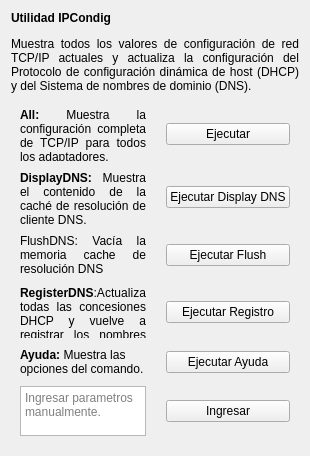
                                    <widget class="QWidget" name="scrollAreaWidgetContents_6">
                                     <property name="geometry">
                                      <rect>
                                       <x>0</x>
                                       <y>0</y>
                                       <width>289</width>
                                       <height>456</height>
                                      </rect>
                                     </property>
                                     <layout class="QVBoxLayout" name="verticalLayout_35">
                                      <item>
                                       <widget class="QLabel" name="label_8">
                                        <property name="maximumSize">
                                         <size>
                                          <width>16777215</width>
                                          <height>16777215</height>
                                         </size>
                                        </property>
                                        <property name="text">
                                         <string>&lt;html&gt;&lt;head/&gt;&lt;body&gt;&lt;p align=&quot;justify&quot;&gt;&lt;span style=&quot; font-weight:600;&quot;&gt;Utilidad IPCondig&lt;/span&gt;&lt;/p&gt;&lt;p align=&quot;justify&quot;&gt;Muestra todos los valores de configuración de red TCP/IP actuales y actualiza la configuración del Protocolo de configuración dinámica de host (DHCP) y del Sistema de nombres de dominio (DNS). &lt;/p&gt;&lt;/body&gt;&lt;/html&gt;</string>
                                        </property>
                                        <property name="wordWrap">
                                         <bool>true</bool>
                                        </property>
                                       </widget>
                                      </item>
                                      <item>
                                       <widget class="QWidget" name="Opciones_2" native="true">
                                        <layout class="QGridLayout" name="gridLayout_4">
                                         <property name="horizontalSpacing">
                                          <number>20</number>
                                         </property>
                                         <property name="verticalSpacing">
                                          <number>10</number>
                                         </property>
                                         <item row="5" column="1">
                                          <widget class="QPushButton" name="Iconfig4">
                                           <property name="text">
                                            <string>Ejecutar Registro</string>
                                           </property>
                                          </widget>
                                         </item>
                                         <item row="7" column="1">
                                          <widget class="QPushButton" name="Iconfig6">
                                           <property name="text">
                                            <string>Ingresar</string>
                                           </property>
                                          </widget>
                                         </item>
                                         <item row="5" column="0">
                                          <widget class="QLabel" name="label_15">
                                           <property name="text">
                                            <string>&lt;html&gt;&lt;head/&gt;&lt;body&gt;&lt;p align=&quot;justify&quot;&gt;&lt;span style=&quot; font-weight:600;&quot;&gt;RegisterDNS&lt;/span&gt;:Actualiza todas las concesiones DHCP y vuelve a registrar los nombres DNS&lt;/p&gt;&lt;/body&gt;&lt;/html&gt;</string>
                                           </property>
                                           <property name="wordWrap">
                                            <bool>true</bool>
                                           </property>
                                          </widget>
                                         </item>
                                         <item row="7" column="0">
                                          <widget class="QTextEdit" name="ParamIp">
                                           <property name="maximumSize">
                                            <size>
                                             <width>200</width>
                                             <height>50</height>
                                            </size>
                                           </property>
                                           <property name="placeholderText">
                                            <string>Ingresar parametros manualmente.</string>
                                           </property>
                                          </widget>
                                         </item>
                                         <item row="4" column="0">
                                          <widget class="QLabel" name="label_11">
                                           <property name="text">
                                            <string>&lt;html&gt;&lt;head/&gt;&lt;body&gt;&lt;p align=&quot;justify&quot;&gt;FlushDNS: Vacía la memoria cache de resolución DNS&lt;/p&gt;&lt;/body&gt;&lt;/html&gt;</string>
                                           </property>
                                           <property name="wordWrap">
                                            <bool>true</bool>
                                           </property>
                                          </widget>
                                         </item>
                                         <item row="1" column="0">
                                          <widget class="QLabel" name="label_9">
                                           <property name="text">
                                            <string>&lt;html&gt;&lt;head/&gt;&lt;body&gt;&lt;p align=&quot;justify&quot;&gt;&lt;span style=&quot; font-weight:600;&quot;&gt;All:&lt;/span&gt; Muestra la configuración completa de TCP/IP para todos los adaptadores. &lt;/p&gt;&lt;/body&gt;&lt;/html&gt;</string>
                                           </property>
                                           <property name="wordWrap">
                                            <bool>true</bool>
                                           </property>
                                          </widget>
                                         </item>
                                         <item row="3" column="0">
                                          <widget class="QLabel" name="label_10">
                                           <property name="text">
                                            <string>&lt;html&gt;&lt;head/&gt;&lt;body&gt;&lt;p align=&quot;justify&quot;&gt;&lt;span style=&quot; font-weight:600;&quot;&gt;DisplayDNS: &lt;/span&gt;Muestra el contenido de la caché de resolución de cliente DNS.&lt;/p&gt;&lt;/body&gt;&lt;/html&gt;</string>
                                           </property>
                                           <property name="wordWrap">
                                            <bool>true</bool>
                                           </property>
                                          </widget>
                                         </item>
                                         <item row="3" column="1">
                                          <widget class="QPushButton" name="Iconfig2">
                                           <property name="text">
                                            <string>Ejecutar Display DNS</string>
                                           </property>
                                          </widget>
                                         </item>
                                         <item row="1" column="1">
                                          <widget class="QPushButton" name="Iconfig1">
                                           <property name="text">
                                            <string>Ejecutar</string>
                                           </property>
                                          </widget>
                                         </item>
                                         <item row="4" column="1">
                                          <widget class="QPushButton" name="Iconfig3">
                                           <property name="text">
                                            <string>Ejecutar Flush</string>
                                           </property>
                                          </widget>
                                         </item>
                                         <item row="6" column="0">
                                          <widget class="QLabel" name="label_16">
                                           <property name="text">
                                            <string>&lt;html&gt;&lt;head/&gt;&lt;body&gt;&lt;p&gt;&lt;span style=&quot; font-weight:600;&quot;&gt;Ayuda: &lt;/span&gt;Muestra las opciones del comando.&lt;/p&gt;&lt;/body&gt;&lt;/html&gt;</string>
                                           </property>
                                           <property name="wordWrap">
                                            <bool>true</bool>
                                           </property>
                                          </widget>
                                         </item>
                                         <item row="6" column="1">
                                          <widget class="QPushButton" name="Iconfig5">
                                           <property name="text">
                                            <string>Ejecutar Ayuda</string>
                                           </property>
                                          </widget>
                                         </item>
                                        </layout>
                                       </widget>
                                      </item>
                                     </layout>
                                    </widget>
